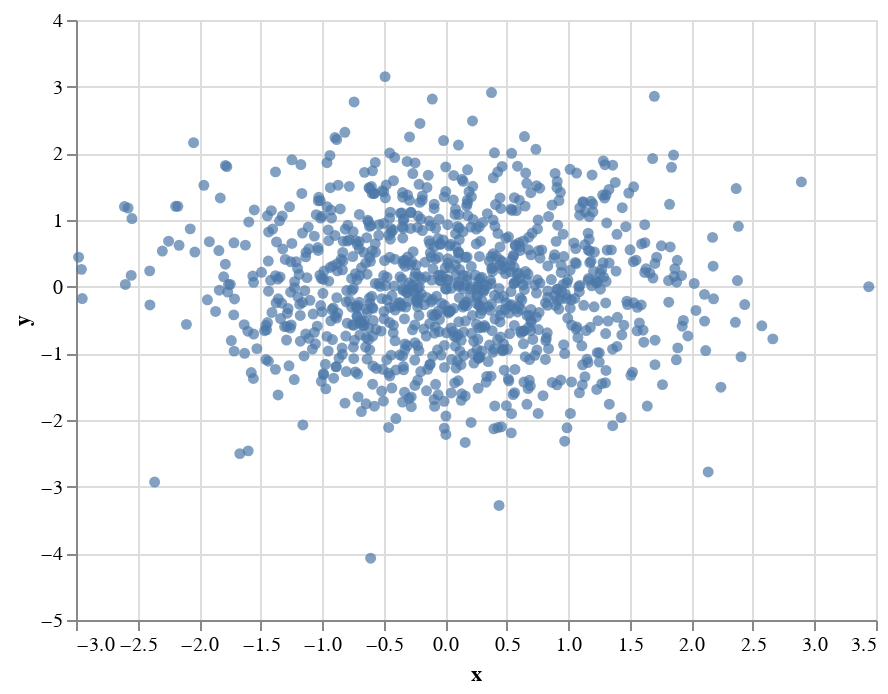

Notebook source saved alongside this figure:
### Code cell
import altair as alt

alt.Chart(df).encode(x='x', y='y').mark_circle()

### Figure 1 — Vega-Lite specification as saved in the notebook (floating-point values rounded to 4 significant figures; data arrays with more than 128 entries replaced by an {"elided": "..."} marker saying what was removed)
{"config": {"view": {"continuousWidth": 400, "continuousHeight": 300}}, "data": {"name": "data-5358085fd87f699d285f2c3480ccd99b"}, "mark": "circle", "encoding": {"x": {"type": "quantitative", "field": "x"}, "y": {"type": "quantitative", "field": "y"}}, "$schema": "https://vega.github.io/schema/vega-lite/v4.0.2.json", "datasets": {"data-5358085fd87f699d285f2c3480ccd99b": {"elided": "1000 records"}}}
